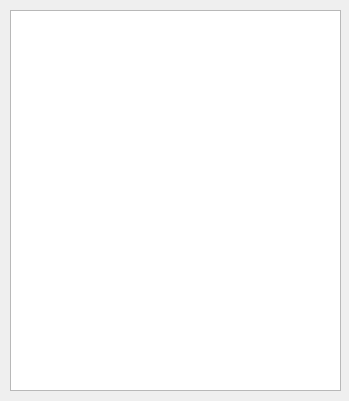
<?xml version="1.0" encoding="UTF-8"?>
<ui version="4.0">
 <class>dishwasherForm</class>
 <widget class="QWidget" name="dishwasherForm">
  <property name="geometry">
   <rect>
    <x>0</x>
    <y>0</y>
    <width>349</width>
    <height>401</height>
   </rect>
  </property>
  <property name="windowTitle">
   <string>Lavado</string>
  </property>
  <property name="windowIcon">
   <iconset resource="Images.qrc">
    <normaloff>:/img/Images/Sink.png</normaloff>:/img/Images/Sink.png</iconset>
  </property>
  <widget class="QListWidget" name="listWidget">
   <property name="geometry">
    <rect>
     <x>10</x>
     <y>10</y>
     <width>331</width>
     <height>381</height>
    </rect>
   </property>
  </widget>
 </widget>
 <resources>
  <include location="Images.qrc"/>
 </resources>
 <connections/>
</ui>
